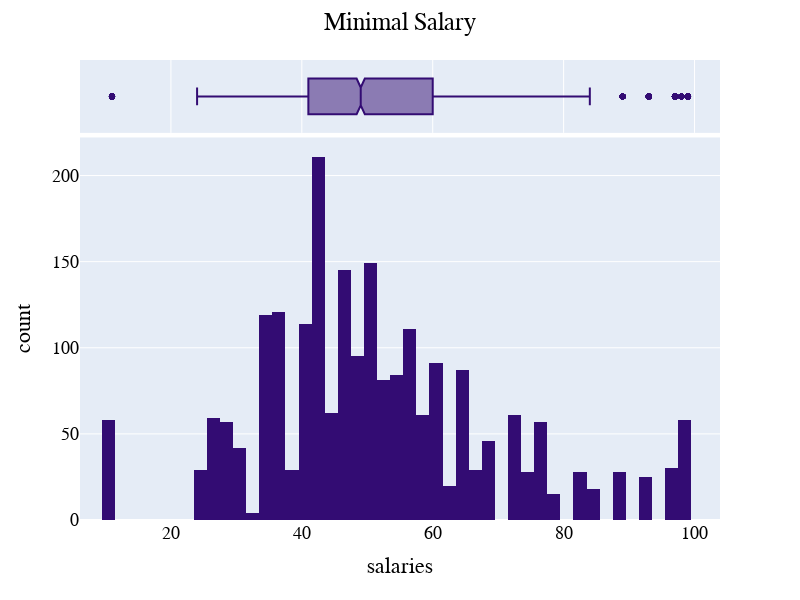

Here is the notebook cell this chart was saved with:
### Markdown cell above
Minimal Salary

### Code cell
fig = px.histogram(df, x='minimal_salary', marginal='box', 
                   color_discrete_sequence=['#330C73'])
fig.update_layout(
    height=600, width=800, title_text='Minimal Salary',
    xaxis_title='salaries', yaxis_title="count", title_x = 0.5,
    font=dict(
            family="Courier New, monospace",
            size=18,
            color="black"        
))

### Figure 1 — Plotly figure (JSON) as saved in the notebook; plotly's stock layout.template omitted (floating-point values rounded to 4 significant figures; data arrays with more than 128 entries replaced by an {"elided": "..."} marker saying what was removed)
{"data": [{"alignmentgroup": "True", "bingroup": "x", "hovertemplate": "minimal_salary=%{x}<br>count=%{y}<extra></extra>", "legendgroup": "", "marker": {"color": "#330C73", "pattern": {"shape": ""}}, "name": "", "offsetgroup": "", "orientation": "v", "showlegend": false, "type": "histogram", "x": {"elided": "2252 int values"}, "xaxis": "x", "yaxis": "y"}, {"alignmentgroup": "True", "hovertemplate": "minimal_salary=%{x}<extra></extra>", "legendgroup": "", "marker": {"color": "#330C73"}, "name": "", "notched": true, "offsetgroup": "", "showlegend": false, "type": "box", "x": {"elided": "2252 int values"}, "xaxis": "x2", "yaxis": "y2"}], "layout": {"barmode": "relative", "font": {"color": "black", "family": "Courier New, monospace", "size": 18}, "height": 600, "legend": {"tracegroupgap": 0}, "margin": {"t": 60}, "title": {"text": "Minimal Salary", "x": 0.5}, "width": 800, "xaxis": {"anchor": "y", "domain": [0, 1], "title": {"text": "salaries"}}, "xaxis2": {"anchor": "y2", "domain": [0, 1], "matches": "x", "showgrid": true, "showticklabels": false}, "yaxis": {"anchor": "x", "domain": [0, 0.8316], "title": {"text": "count"}}, "yaxis2": {"anchor": "x2", "domain": [0.8416, 1], "matches": "y2", "showgrid": false, "showline": false, "showticklabels": false, "ticks": ""}}}
